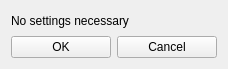
<?xml version="1.0" encoding="UTF-8"?>
<ui version="4.0">
 <class>UICVJoyControls</class>
 <widget class="QWidget" name="UICVJoyControls">
  <property name="windowModality">
   <enum>Qt::NonModal</enum>
  </property>
  <property name="geometry">
   <rect>
    <x>0</x>
    <y>0</y>
    <width>228</width>
    <height>69</height>
   </rect>
  </property>
  <property name="windowTitle">
   <string>VJoy</string>
  </property>
  <property name="windowIcon">
   <iconset resource="vjoy-protocol.qrc">
    <normaloff>:/images/vjoy.png</normaloff>:/images/vjoy.png</iconset>
  </property>
  <property name="layoutDirection">
   <enum>Qt::LeftToRight</enum>
  </property>
  <property name="autoFillBackground">
   <bool>false</bool>
  </property>
  <layout class="QVBoxLayout" name="_vertical_layout">
   <item>
    <widget class="QLabel" name="label">
     <property name="text">
      <string>No settings necessary</string>
     </property>
    </widget>
   </item>
   <item>
    <layout class="QHBoxLayout" name="horizontalLayout">
     <item>
      <layout class="QHBoxLayout" name="horizontalLayout_2">
       <property name="sizeConstraint">
        <enum>QLayout::SetDefaultConstraint</enum>
       </property>
       <item>
        <widget class="QPushButton" name="btnOK">
         <property name="sizePolicy">
          <sizepolicy hsizetype="Preferred" vsizetype="Fixed">
           <horstretch>0</horstretch>
           <verstretch>0</verstretch>
          </sizepolicy>
         </property>
         <property name="minimumSize">
          <size>
           <width>100</width>
           <height>0</height>
          </size>
         </property>
         <property name="maximumSize">
          <size>
           <width>100</width>
           <height>16777215</height>
          </size>
         </property>
         <property name="text">
          <string>OK</string>
         </property>
        </widget>
       </item>
       <item>
        <widget class="QPushButton" name="btnCancel">
         <property name="sizePolicy">
          <sizepolicy hsizetype="Preferred" vsizetype="Fixed">
           <horstretch>0</horstretch>
           <verstretch>0</verstretch>
          </sizepolicy>
         </property>
         <property name="minimumSize">
          <size>
           <width>100</width>
           <height>0</height>
          </size>
         </property>
         <property name="maximumSize">
          <size>
           <width>100</width>
           <height>16777215</height>
          </size>
         </property>
         <property name="text">
          <string>Cancel</string>
         </property>
        </widget>
       </item>
      </layout>
     </item>
    </layout>
   </item>
  </layout>
 </widget>
 <tabstops>
  <tabstop>btnOK</tabstop>
  <tabstop>btnCancel</tabstop>
 </tabstops>
 <resources>
  <include location="vjoy-protocol.qrc"/>
 </resources>
 <connections/>
 <slots>
  <slot>startEngineClicked()</slot>
  <slot>stopEngineClicked()</slot>
  <slot>cameraSettingsClicked()</slot>
 </slots>
</ui>
